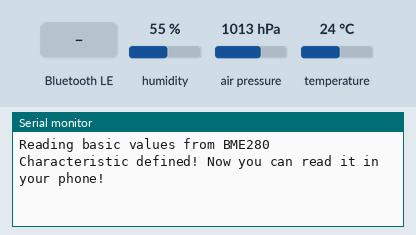
Simulated run of this sketch. Board: ESP32. On the bench: the last lines printed to the serial monitor. The inputs (shaded band) are chosen by the test bench; at power-on: humidity 55 %, air pressure 1013 hPa, temperature 24 °C. Nothing arrives over Bluetooth unless stated; a phone connects over Bluetooth LE 3 s after start.

Above: at 1.2 s.
1.3 s: Bluetooth LE write "1" received
At 2.0 s:
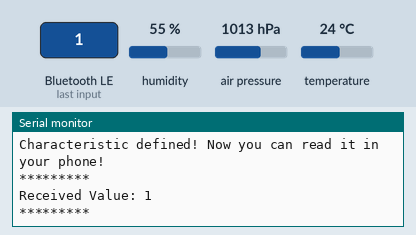
2.8 s: Bluetooth LE write "0" received
At 3.2 s:
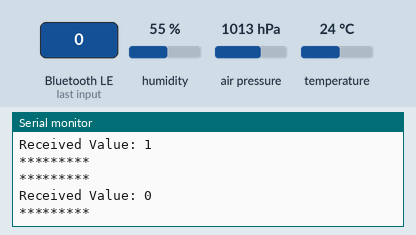

Measured:
- after the input at 1.3 s, the serial monitor: prints a new line at once (image 1)
- after the input at 2.8 s, the serial monitor: prints a new line at once (image 2)

The sketch:

BLE_BMP.ino
```cpp
/*
    see: https://blog.adafruit.com/2020/04/17/starting-with-raspberry-pi-bluetooth-python-python-bluetooth-raspberrypi-piday-raspberry_pi/
    Video: https://www.youtube.com/watch?v=oCMOYS71NIU
    Based on Neil Kolban example for IDF: https://github.com/nkolban/esp32-snippets/blob/master/cpp_utils/tests/BLE%20Tests/SampleNotify.cpp
    Ported to Arduino ESP32 by Evandro Copercini

   Create a BLE server that, once we receive a connection, will send periodic notifications.
   The service advertises itself as: 6E400001-B5A3-F393-E0A9-E50E24DCCA9E
   Has a characteristic of: 6E400002-B5A3-F393-E0A9-E50E24DCCA9E - used for receiving data with "WRITE"
   Has a characteristic of: 6E400003-B5A3-F393-E0A9-E50E24DCCA9E - used to send data with  "NOTIFY"

   The design of creating the BLE server is:
   1. Create a BLE Server
   2. Create a BLE Service
   3. Create a BLE Characteristic on the Service
   4. Create a BLE Descriptor on the characteristic
   5. Start the service.
   6. Start advertising.

   In this example rxValue is the data received (only accessible inside that function).
   And txValue is the data to be sent, in this example just a byte incremented every second.
*/
#include <BLEDevice.h>
#include <BLEServer.h>
#include <BLEUtils.h>
#include <BLE2902.h>

BLEServer *pServer = NULL;
BLECharacteristic * pTxCharacteristic;
bool deviceConnected = false;
bool oldDeviceConnected = false;
uint8_t txValue = 0;


// See the following for generating UUIDs:
// https://www.uuidgenerator.net/

#define SERVICE_UUID           "6E400001-B5A3-F393-E0A9-E50E24DCCA9E" // UART service UUID
#define CHARACTERISTIC_UUID_RX "6E400002-B5A3-F393-E0A9-E50E24DCCA9E"
#define CHARACTERISTIC_UUID_TX "6E400003-B5A3-F393-E0A9-E50E24DCCA9E"

// BME280
#include <Wire.h>

#include "SparkFunBME280.h"
BME280 mySensor;

float temp;
float pres;
float hum;
char stemp[16];

class MyServerCallbacks: public BLEServerCallbacks {
    void onConnect(BLEServer* pServer) {
      deviceConnected = true;
    };

    void onDisconnect(BLEServer* pServer) {
      deviceConnected = false;
    }
};

class MyCallbacks: public BLECharacteristicCallbacks {
    void onWrite(BLECharacteristic *pCharacteristic) {
      std::string rxValue = pCharacteristic->getValue();

      if (rxValue.length() > 0) {
        Serial.println("*********");
        Serial.print("Received Value: ");
        for (int i = 0; i < rxValue.length(); i++)
          Serial.print(rxValue[i]);

        Serial.println();
        Serial.println("*********");
      }
    }
};


void setup() {
  Serial.begin(115200);

  //BME280
  Serial.println("Reading basic values from BME280");

  Wire.begin();

  if (mySensor.beginI2C() == false) //Begin communication over I2C
  {
    Serial.println("The sensor did not respond. Please check wiring.");
    while(1); //Freeze
  }

  // Create the BLE Device
  BLEDevice::init("UART Service");

  // Create the BLE Server
  pServer = BLEDevice::createServer();
  pServer->setCallbacks(new MyServerCallbacks());

  // Create the BLE Service
  BLEService *pService = pServer->createService(SERVICE_UUID);

  // Create a BLE Characteristic
  pTxCharacteristic = pService->createCharacteristic(
                    CHARACTERISTIC_UUID_TX,
                    BLECharacteristic::PROPERTY_NOTIFY
                  );

  pTxCharacteristic->addDescriptor(new BLE2902());

  BLECharacteristic * pRxCharacteristic = pService->createCharacteristic(
                       CHARACTERISTIC_UUID_RX,
                      BLECharacteristic::PROPERTY_WRITE
                    );

  pRxCharacteristic->setCallbacks(new MyCallbacks());

  // Start the service
  pService->start();

  BLEAdvertising *pAdvertising = BLEDevice::getAdvertising();
  pAdvertising->addServiceUUID(SERVICE_UUID);
  pAdvertising->setScanResponse(true);
  pAdvertising->setMinPreferred(0x06);  // functions that help with iPhone connections issue
  pAdvertising->setMinPreferred(0x12);
  BLEDevice::startAdvertising();
  Serial.println("Characteristic defined! Now you can read it in your phone!");

  // Start advertising
  //pServer->getAdvertising()->start();
  //Serial.println("Waiting a client connection to notify...");
}

void loop() {
    temp = mySensor.readTempC();
    pres = mySensor.readFloatPressure();
    hum = mySensor.readFloatHumidity();
    sprintf(stemp,"%+.2f,%06.0f,%.0f",temp,pres,hum);
    if (deviceConnected) {
        pTxCharacteristic->setValue(stemp);
        pTxCharacteristic->notify();
        txValue++;
    delay(5000); // bluetooth stack will go into congestion, if too many packets are sent
  }

    // disconnecting
    if (!deviceConnected && oldDeviceConnected) {
        delay(500); // give the bluetooth stack the chance to get things ready
        pServer->startAdvertising(); // restart advertising
        Serial.println("start advertising");
        oldDeviceConnected = deviceConnected;
    }
    // connecting
    if (deviceConnected && !oldDeviceConnected) {
    // do stuff here on connecting
        oldDeviceConnected = deviceConnected;
    }
}
```
